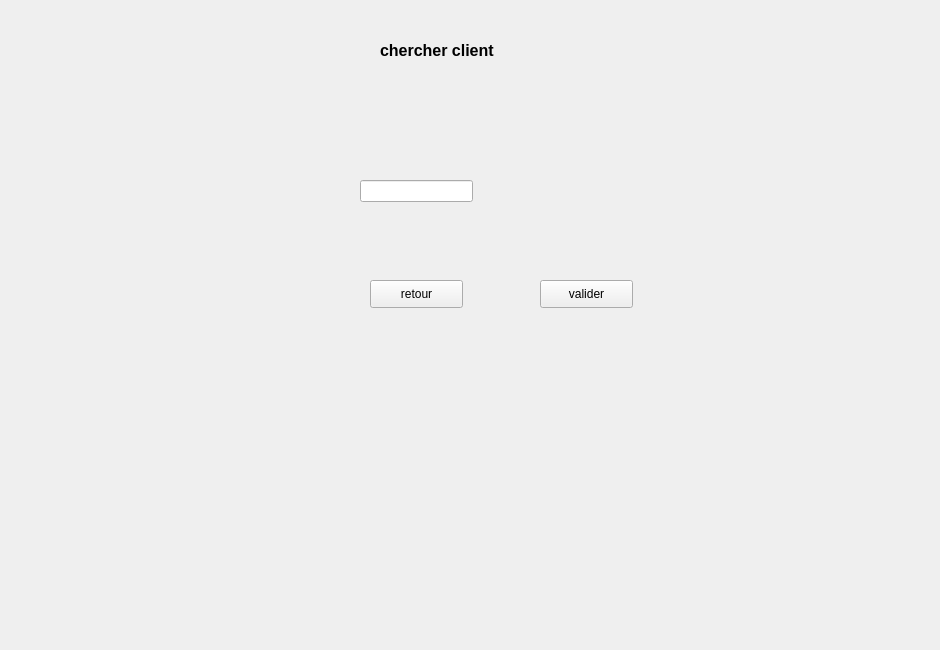
    <widget class="QWidget" name="page_25">
     <widget class="QLabel" name="label_35">
      <property name="geometry">
       <rect>
        <x>0</x>
        <y>-10</y>
        <width>931</width>
        <height>641</height>
       </rect>
      </property>
      <property name="text">
       <string/>
      </property>
      <property name="pixmap">
       <pixmap>../../Desktop/images qt/fond.jpg</pixmap>
      </property>
      <property name="scaledContents">
       <bool>true</bool>
      </property>
     </widget>
     <widget class="QLabel" name="label_36">
      <property name="geometry">
       <rect>
        <x>380</x>
        <y>30</y>
        <width>211</width>
        <height>41</height>
       </rect>
      </property>
      <property name="text">
       <string>&lt;html&gt;&lt;head/&gt;&lt;body&gt;&lt;p&gt;&lt;span style=&quot; font-size:12pt; font-weight:600;&quot;&gt;chercher client &lt;/span&gt;&lt;/p&gt;&lt;/body&gt;&lt;/html&gt;</string>
      </property>
     </widget>
     <widget class="QPushButton" name="pushButton_118">
      <property name="geometry">
       <rect>
        <x>370</x>
        <y>280</y>
        <width>93</width>
        <height>28</height>
       </rect>
      </property>
      <property name="text">
       <string>retour</string>
      </property>
     </widget>
     <widget class="QPushButton" name="pushButton_119">
      <property name="geometry">
       <rect>
        <x>540</x>
        <y>280</y>
        <width>93</width>
        <height>28</height>
       </rect>
      </property>
      <property name="text">
       <string>valider</string>
      </property>
     </widget>
     <widget class="QLineEdit" name="lineEdit_34">
      <property name="geometry">
       <rect>
        <x>360</x>
        <y>180</y>
        <width>113</width>
        <height>22</height>
       </rect>
      </property>
     </widget>
    </widget>
